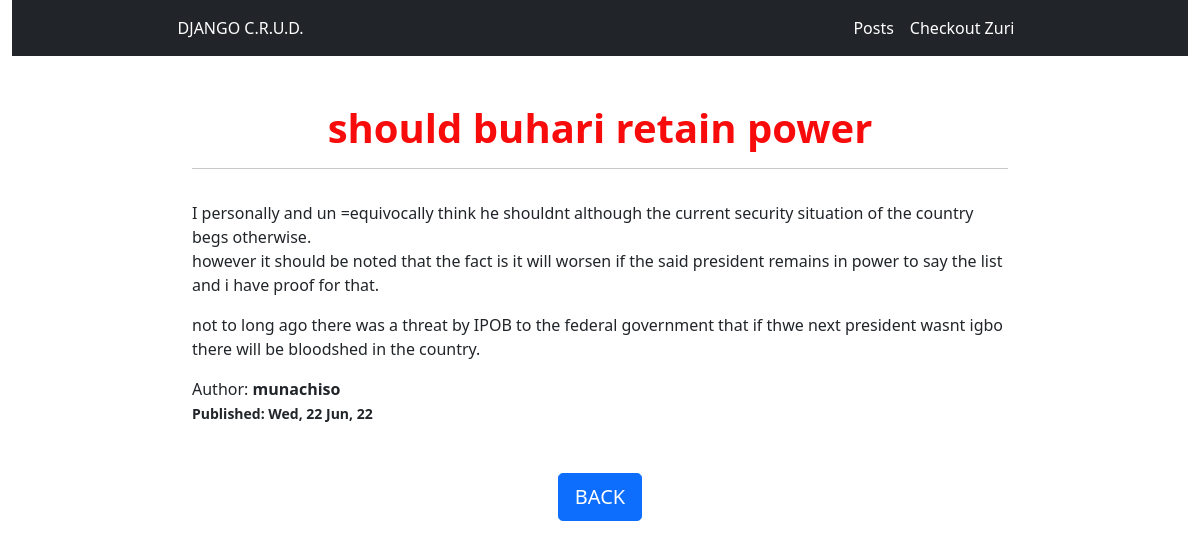
The page /blog/read/should-buhari-retain-power on the database its author committed.
### blog/models.py (models this page shows, shortened)
class Post(models.Model):
    STATUS_CHOICES = (("draft", "Draft"), ("published", "Published"))
    title = models.CharField(max_length=250)
    slug = models.SlugField(max_length=300, unique=True, editable=False)
    author = models.ForeignKey(
        get_user_model(), on_delete=models.CASCADE, related_name="blog_posts"
    )
    body = models.TextField()
    publish = models.DateTimeField(default=timezone.now)
    created = models.DateTimeField(auto_now_add=True)
    updated = models.DateTimeField(auto_now=True)
    status = models.CharField(max_length=10, choices=STATUS_CHOICES, default="draft")
    class Meta:
        ordering = ("-publish",)

### blog/views.py (the view)
# urls.py: path("read/<slug:slug>", views.PostDetailView.as_view(), name="post_detail"),
class PostDetailView(DetailView):
    model = Post

### blog/templates/blog/post_detail.html
{% extends 'base.html' %}
{% block content %}
<div class="container mt-5" style="width: 70%;">
    <div class="col">
        <h1 class="text-center" style="color: rgb(247, 11, 11); font-weight: 600;">{{object.title}}</h1>
        <hr>
        <div class="d-flex justify-content-center">
            <section>
                <p>{{object.body|linebreaks}}</p>
            </section>
        </div>
        <div>Author: <strong>{{object.author}}<strong><br>
            <small>Published: {{object.publish|date:"D, d M, y"}}</small>
        </div>
        <div class="d-flex justify-content-center">
            <a href="{% url 'blog:all' %}" class="d-block btn btn-primary btn-lg my-5">BACK</a>
        </div>
    </div>
</div>
{% endblock  %}

### rows shown on the page
Post: title "should buhari retain power", body "I personally and un =equivocally think he shouldnt although the current security situation of the country begs otherwise. however it should be noted that the fact is it will worsen if the said president remains in power to say the list and i have proof for that. not to long ago there was a threat by IPOB to the federal government that if thwe next president wasnt igbo there will be bloodshed in the country.", author "munachiso", publish "Wed, 22 Jun, 22"
